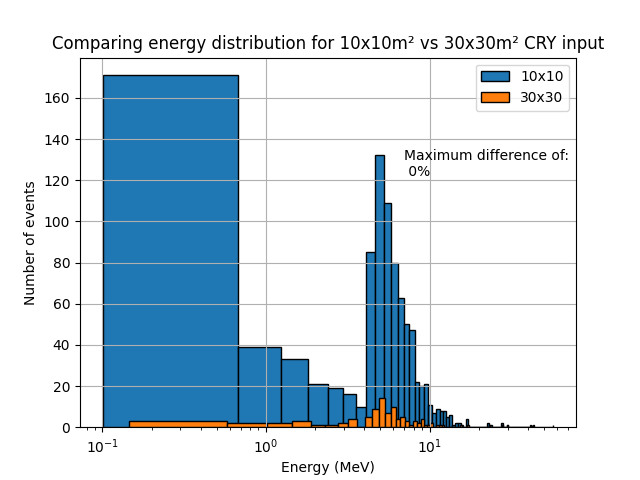

Write the Python code that produced this figure.
import numpy as np
import matplotlib.pyplot as plt


def less_than(arr, lim):
    return arr[np.where(arr > lim)]


lower_limit = 0.1


plt.clf()
fig, ax = plt.subplots()
ax.semilogx()


# importing data
with open("./with_wall_30/Energy.txt") as f:
    energies_30 = np.array(list(map(float, f.read().split(",")[:-1])))
with open("./with_wall/Energy.txt") as f:
    energies_10 = np.array(list(map(float, f.read().split(",")[:-1])))

# 10x10
hist_10, edges = np.histogram(less_than(energies_10, lower_limit), bins=100)
ax.bar(
    edges[:-1],
    hist_10,
    width=np.diff(edges),
    edgecolor="black",
    align="edge",
    label="10x10",
)
# print(hist_10)

# 30x30
hist_30, edges = np.histogram(less_than(energies_30, lower_limit), bins=100)
ax.bar(
    edges[:-1],
    hist_30,
    width=np.diff(edges),
    edgecolor="black",
    align="edge",
    label="30x30",
)


diff_hist = hist_30 - hist_10
# ax.bar(
#     edges[:-1],
#     diff_hist,
#     width=np.diff(edges),
#     edgecolor="black",
#     align="edge",
#     label="30x30 - 10x10",
# )

max_diff = 0
for i in range(len(diff_hist)):
    if hist_10[i] != 0:
        if max_diff < diff_hist[i] / hist_10[i]:
            max_diff = (diff_hist[i] / hist_10[i]) * 100
print(diff_hist)
print(max_diff, "%")

ax.text(7, 122, f"Maximum difference of:\n {round(max_diff, 3)}%")
plt.grid()
plt.legend()
plt.title("Comparing energy distribution for 10x10m² vs 30x30m² CRY input")
plt.xlabel("Energy (MeV)")
plt.ylabel("Number of events")
plt.savefig("diff_10_30.png")
